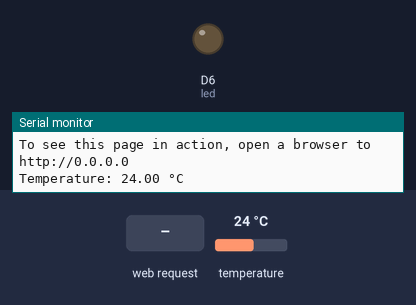
A sketch run on a simulated Arduino MKR. Shown: output pins drawn as LEDs (lit = HIGH), the last lines printed to the serial monitor. The inputs (shaded band) are chosen by the test bench; at power-on: temperature 24 °C. Not simulated (calls return 0 or success): arduino_secrets.h.

Above: at 11.2 s.
11.3 s: HTTP request GET /H received
At 12.6 s:
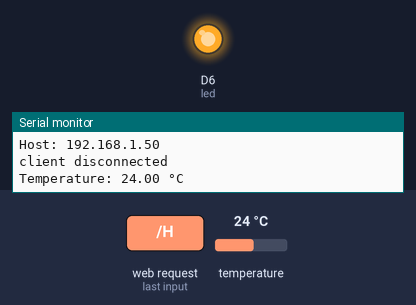
13.7 s: HTTP request GET /L received
At 16.5 s:
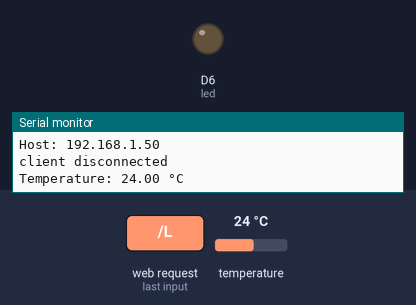
Timing chart, 0 to 18.0 s (numbered marks = the images above; inputs shaded):
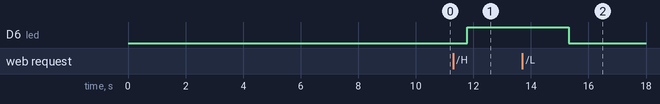

The sketch:

Lab02_Task01.ino
```cpp
// Required libraries will be imported
#include <OneWire.h>
#include <DallasTemperature.h>
#include <SPI.h>
#include <WiFiNINA.h>
#include "arduino_secrets.h"

char ssid[] = SECRET_SSID;
char pass[] = SECRET_PASS;
int keyIndex = 0;

int led = LED_BUILTIN;
int status = WL_IDLE_STATUS;

WiFiServer server(80);

#define KY001_Signal_PIN 4

OneWire oneWire(KY001_Signal_PIN);
DallasTemperature sensors(&oneWire);


void setup() {

  Serial.begin(9600);
  Serial.println("KY-001 temperature measurement");
  sensors.begin();

  pinMode(led, OUTPUT);

  while (!Serial) {

    ;
  }

  Serial.println("Access Point Web Server");

  if (WiFi.status() == WL_NO_MODULE) {

    Serial.println("Communication with WiFi module failed!");

    while (true)
      ;
  }
  Serial.print("Creating access point named: ");

  Serial.println(ssid);


  status = WiFi.beginAP(ssid, pass);

  if (status != WL_AP_LISTENING) {

    Serial.println("Creating access point failed");

    while (true)
      ;
  }


  delay(10000);

  server.begin();

  printWiFiStatus();
}

  void loop() {
    sensors.requestTemperatures();
    Serial.print("Temperature: ");
    Serial.print(sensors.getTempCByIndex(0));
    Serial.println(" °C");

    delay(1000);

    if (status != WiFi.status()) {

      status = WiFi.status();

      if (status == WL_AP_CONNECTED) {

        Serial.println("Device connected to AP");

      } else {

        Serial.println("Device disconnected from AP");
      }
    }


    WiFiClient client = server.available();
    if (client) {
      Serial.println("new client");

      String currentLine = "";

      while (client.connected()) {

        if (client.available()) {

          char c = client.read();

          Serial.write(c);

          if (c == '\n') {


            if (currentLine.length() == 0) {


              client.println("HTTP/1.1 200 OK");

              client.println("Content-type:text/html");

              client.println();


              client.print("Click <a href=\"/H\">here</a> turn the LED on<br>");

              client.print("Click <a href=\"/L\">here</a> turn the LED off<br>");


              client.println();


              break;

            }

            else {
              currentLine = "";
            }

          }

          else if (c != '\r') {

            currentLine += c;
          }


          if (currentLine.endsWith("GET /H")) {

            digitalWrite(led, HIGH);
          }

          if (currentLine.endsWith("GET /L")) {

            digitalWrite(led, LOW);
          }
        }
      }

      client.stop();

      Serial.println("client disconnected");
    }
  }


void printWiFiStatus() {

  Serial.print("SSID: ");

  Serial.println(WiFi.SSID());

  IPAddress ip = WiFi.localIP();

  Serial.print("IP Address: ");

  Serial.println(ip);


  Serial.print("To see this page in action, open a browser to http://");

  Serial.println(ip);
}
```

Measured:
- after the input at 11.3 s, D6 (led): LOW → HIGH after 0.48 s
- after the input at 13.7 s, D6 (led): HIGH → LOW after 1.6 s
